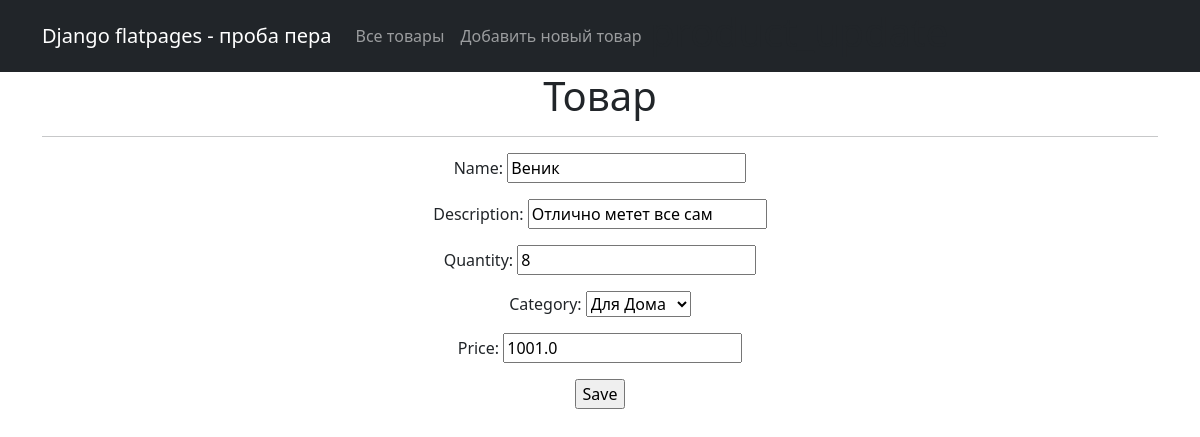
Screenshot of /3/update/ with the database file from the repository.
### simple_app/models.py (models this page shows, shortened)
class Product(models.Model):
    name = models.CharField(
        max_length=50,
        unique=True,    # названия товаров не должны повторяться
    )
    description = models.TextField()
    quantity = models.IntegerField(
        validators=[MinValueValidator(0)],
    )
    category = models.ForeignKey(
        to='Category',
        on_delete=models.CASCADE,
        related_name='products',    # все продукты в категории будут доступны через поле products
    )
    price = models.FloatField(
        validators=[MinValueValidator(0.0)],
    )

class Category(models.Model):
    name = models.CharField(max_length=100, unique=True)
    def __str__(self):
        return self.name.title()

### simple_app/views.py (the view)
# urls.py: path('<int:pk>/update/', ProductUpdate.as_view(), name='product_update'),
class ProductUpdate(UpdateView):
    form_class = ProductForm
    model = Product
    template_name = 'simple_app/product_edit.html'

### simple_app/forms.py (shortened to what this page needs)
class ProductForm(forms.ModelForm):
    description = forms.CharField(min_length=20)
    class Meta:
        model = Product
        fields = ['name', 'description', 'quantity', 'category', 'price', ]

### templates/simple_app/product_edit.html (shortened to what this page needs)
{% extends 'simple_app/default.html' %}
{% block content %}
<h1>Товар</h1>
<hr>
<form action="" method="post">
    {{ form.as_p }}
    <input type="submit" value="Save" />
</form>
{% endblock content %}

### rows the page displays
Product: name "Веник", description "Отлично метет все сам", quantity "8", category "Для Дома", price "1001.0"
